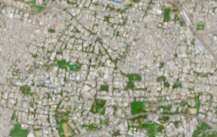
#> input picture data/test_city2_geo.tiff, 217 x 137 px
$ python terrain_classifier.py ../data/test_city2_geo.tiff   (older library calls are emulated)
#> lines starting #> are read from the running program, lines starting #| are printed output that depends on the picture
#> further down, image is the input picture: PIL image 217x137 RGB; mean R, G, B 162.2, 162, 144.2
"""
Terrain type classifier for satellite imagery — uses simple image statistics
(no ML model needed) to decide which calibration strategy will work best.

This exists because the calibration findings showed that a single global
linear fit works great for cities (0.776 correlation) but fails badly for
hills (0.194). Different terrain types need different calibration strategies.

Categories and their calibration strategies:
  - urban:  Linear fit (strong edges give depth model real structure)
  - forest: Linear fit + smoothing (canopy is noisy but has real depth signal)
  - sparse: Linear fit (flat with scattered features, generally well-behaved)
  - hilly:  Polynomial/piecewise fit (gradual elevation changes fool a single line)
"""

import cv2
import numpy as np
from PIL import Image


def classify_terrain(pil_image):
    """Classify a satellite image into a terrain type using image statistics.

    Args:
        pil_image: PIL Image (RGB)

    Returns:
        str: One of 'urban', 'forest', 'sparse', 'hilly'
    """
    img = np.array(pil_image)

    # --- Feature 1: Edge density (high = urban, low = natural terrain) ---
    gray = cv2.cvtColor(img, cv2.COLOR_RGB2GRAY)
    edges = cv2.Canny(gray, 50, 150)
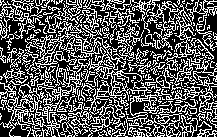
#> edges: shape (137, 217); 35.4% white in thin lines or dots
    edge_density = np.mean(edges > 0)
#> edge_density = 0.354

    # --- Feature 2: Green ratio (high = forest/vegetation) ---
    r, g, b = img[:, :, 0].astype(float), img[:, :, 1].astype(float), img[:, :, 2].astype(float)
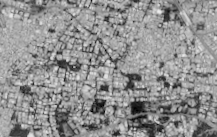
#> b: shape (137, 217) float64; min 0, max 237, mean 144.2
    total = r + g + b + 1e-8  # avoid division by zero
    green_ratio = np.mean(g / total)
#> green_ratio = 0.351

    # Vegetation index: how much green dominates over red (proxy for NDVI)
    vegetation_index = np.mean((g - r) / (g + r + 1e-8))
#> vegetation_index = 0.00556

    # --- Feature 3: Texture variance (high = complex structure, low = smooth/flat) ---
    # Use Laplacian variance as a texture measure
    laplacian = cv2.Laplacian(gray, cv2.CV_64F)
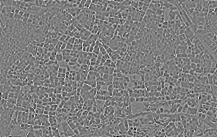
#> laplacian: shape (137, 217) float64; min -197, max 197, mean 0; drawn with min black and max white
    texture_variance = laplacian.var()
#> texture_variance = 1240.5

    # --- Feature 4: Elevation gradient smoothness ---
    # Large-scale gradient (hilly terrain has smooth, consistent gradients)
    blurred = cv2.GaussianBlur(gray, (31, 31), 0)
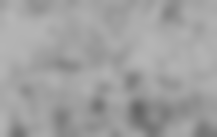
#> blurred: shape (137, 217); min 102, max 181, mean 160
    grad_x = cv2.Sobel(blurred, cv2.CV_64F, 1, 0, ksize=5)
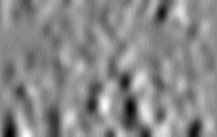
#> grad_x: shape (137, 217) float64; min -681, max 574, mean -4.6; drawn with min black and max white
    grad_y = cv2.Sobel(blurred, cv2.CV_64F, 0, 1, ksize=5)
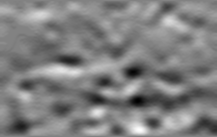
#> grad_y: shape (137, 217) float64; min -583, max 560, mean -10.3; drawn with min black and max white
    gradient_magnitude = np.sqrt(grad_x ** 2 + grad_y ** 2)
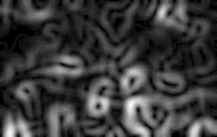
#> gradient_magnitude: shape (137, 217) float64; min 0, max 720, mean 168.2; drawn with min black and max white
    gradient_smoothness = np.mean(gradient_magnitude)
#> gradient_smoothness = 168.2

    # --- Decision logic ---
    # Urban: lots of edges (buildings, roads, hard geometry)
    if edge_density > 0.08 and texture_variance > 500:
        return "urban"

    # Forest: high green ratio and vegetation index
    if vegetation_index > 0.02 and green_ratio > 0.36:
        return "forest"

    # Hilly: smooth gradients but low edge density (undulating terrain)
    if gradient_smoothness > 15 and edge_density < 0.06:
        return "hilly"

    # Sparse: flat-ish, low vegetation, low edges
    if edge_density < 0.05 and vegetation_index < 0.02:
        return "sparse"

    # Default fallback: mixed terrain (use a moderate calibration strategy)
    # If it doesn't clearly fit any category, treat as sparse which is
    # the safest default (linear fit works reasonably well)
    return "sparse"


def get_calibration_strategy(terrain_type):
    """Return the calibration strategy parameters for a terrain type.

    Returns:
        dict with keys:
            - method: 'linear', 'polynomial', or 'piecewise'
            - degree: polynomial degree (only for 'polynomial')
            - n_segments: number of piecewise segments (only for 'piecewise')
            - pre_smooth: whether to smooth the depth map before calibration
    """
    strategies = {
        "urban": {
            "method": "linear",
            "pre_smooth": False,
        },
        "forest": {
            "method": "linear",
            "pre_smooth": True,
        },
        "sparse": {
            "method": "linear",
            "pre_smooth": False,
        },
        "hilly": {
            "method": "polynomial",
            "degree": 2,
            "pre_smooth": True,
        },
    }
    return strategies.get(terrain_type, strategies["sparse"])


if __name__ == "__main__":
    """Quick test — classify a sample image."""
    import sys
    import os

    image_path = sys.argv[1] if len(sys.argv) > 1 else "../data/test_hills.png"
    if not os.path.exists(image_path):
        print(f"Error: {image_path} not found")
        sys.exit(1)

    image = Image.open(image_path).convert("RGB")
    terrain = classify_terrain(image)
#> terrain = 'urban'
    strategy = get_calibration_strategy(terrain)
#> strategy = {'method': 'linear', 'pre_smooth': False}
    print(f"Image: {image_path}")
    print(f"Classified terrain: {terrain}")
#| Classified terrain: urban
    print(f"Calibration strategy: {strategy}")
#| Calibration strategy: {'method': 'linear', 'pre_smooth': False}

$ run again, on data/test_forest_geo.tiff
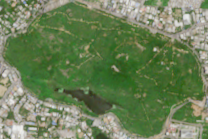
#> input picture data/test_forest_geo.tiff, 208 x 139 px
#> image is the input picture: PIL image 208x139 RGB; mean R, G, B 108.2, 128.3, 88.7
#> in classify_terrain, `edges = cv2.Canny(gray, 50, 150)`:
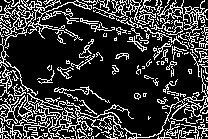
#> edges: shape (139, 208); 22.2% white in thin lines or dots
#> edge_density = 0.222
#> green_ratio = 0.415
#> vegetation_index = 0.114
#> texture_variance = 670.7
#> in classify_terrain, `gradient_magnitude = np.sqrt(grad_x ** 2 + grad_y ** 2)`:
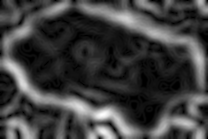
#> gradient_magnitude: shape (139, 208) float64; min 0, max 879.5, mean 219.3; drawn with min black and max white
#> gradient_smoothness = 219.3
#> terrain = 'urban'
#> strategy = {'method': 'linear', 'pre_smooth': False}
#| Classified terrain: urban
#| Calibration strategy: {'method': 'linear', 'pre_smooth': False}

$ run again, on data/test_hills_geo.tiff
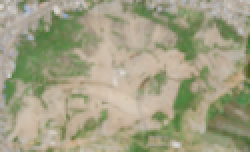
#> input picture data/test_hills_geo.tiff, 125 x 76 px (shown 2 times larger)
#> image is the input picture: PIL image 125x76 RGB; mean R, G, B 161, 159, 131.2
#> in classify_terrain, `edges = cv2.Canny(gray, 50, 150)`:
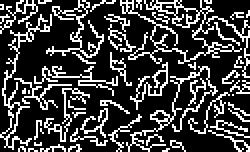
#> edges: shape (76, 125) (shown 2 times larger); 24.8% white in thin lines or dots
#> edge_density = 0.248
#> green_ratio = 0.357
#> vegetation_index = 0.00157
#> texture_variance = 370.3
#> in classify_terrain, `gradient_magnitude = np.sqrt(grad_x ** 2 + grad_y ** 2)`:
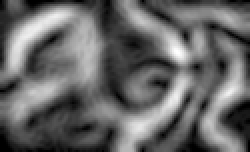
#> gradient_magnitude: shape (76, 125) float64 (shown 2 times larger); min 0, max 538.3, mean 216.7; drawn with min black and max white
#> gradient_smoothness = 216.7
#> terrain = 'sparse'
#> strategy = {'method': 'linear', 'pre_smooth': False}
#| Classified terrain: sparse
#| Calibration strategy: {'method': 'linear', 'pre_smooth': False}
